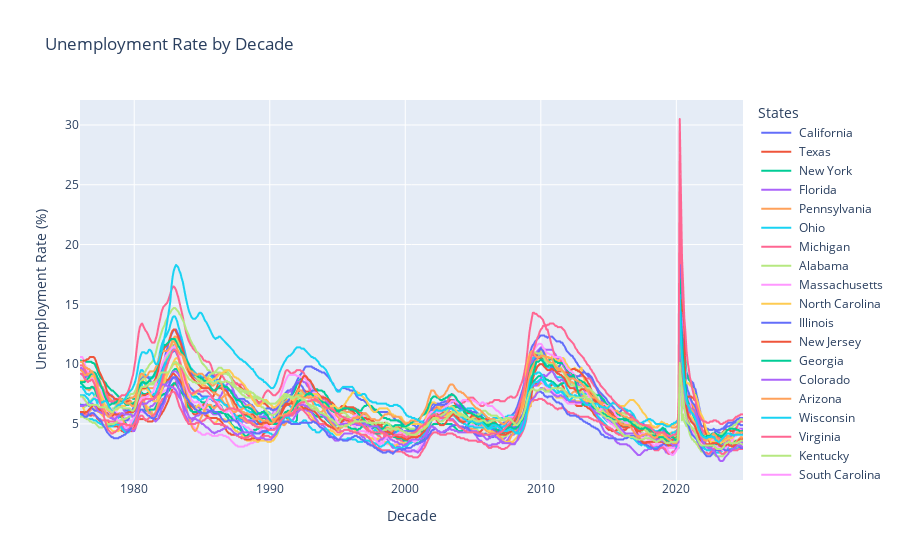

The notebook cell this image was saved under:
### Code cell
#States Unemployment Rate Plot
fig = px.line(unemp_states, title='Unemployment Rate by Decade', labels={"variable": "States"})

# Update the x and y axis titles
fig.update_layout(
    
    xaxis_title='Decade',  # Set the x-axis title
    yaxis_title='Unemployment Rate (%)'  # Set the y-axis title
)

# Show the plot
fig.show()

### Figure 1 — Plotly figure (JSON) as saved in the notebook; plotly's stock layout.template omitted (floating-point values rounded to 4 significant figures; data arrays with more than 128 entries replaced by an {"elided": "..."} marker saying what was removed)
{"data": [{"hovertemplate": "States= California<br>index=%{x}<br>value=%{y}<extra></extra>", "legendgroup": " California", "line": {"color": "#636efa", "dash": "solid"}, "marker": {"symbol": "circle"}, "mode": "lines", "name": " California", "showlegend": true, "type": "scattergl", "x": {"elided": "588 str values"}, "xaxis": "x", "y": {"elided": "588 float values"}, "yaxis": "y"}, {"hovertemplate": "States= Texas<br>index=%{x}<br>value=%{y}<extra></extra>", "legendgroup": " Texas", "line": {"color": "#EF553B", "dash": "solid"}, "marker": {"symbol": "circle"}, "mode": "lines", "name": " Texas", "showlegend": true, "type": "scattergl", "x": {"elided": "588 str values"}, "xaxis": "x", "y": {"elided": "588 float values"}, "yaxis": "y"}, {"hovertemplate": "States= New York<br>index=%{x}<br>value=%{y}<extra></extra>", "legendgroup": " New York", "line": {"color": "#00cc96", "dash": "solid"}, "marker": {"symbol": "circle"}, "mode": "lines", "name": " New York", "showlegend": true, "type": "scattergl", "x": {"elided": "588 str values"}, "xaxis": "x", "y": {"elided": "588 float values"}, "yaxis": "y"}, {"hovertemplate": "States= Florida<br>index=%{x}<br>value=%{y}<extra></extra>", "legendgroup": " Florida", "line": {"color": "#ab63fa", "dash": "solid"}, "marker": {"symbol": "circle"}, "mode": "lines", "name": " Florida", "showlegend": true, "type": "scattergl", "x": {"elided": "588 str values"}, "xaxis": "x", "y": {"elided": "588 float values"}, "yaxis": "y"}, {"hovertemplate": "States= Pennsylvania<br>index=%{x}<br>value=%{y}<extra></extra>", "legendgroup": " Pennsylvania", "line": {"color": "#FFA15A", "dash": "solid"}, "marker": {"symbol": "circle"}, "mode": "lines", "name": " Pennsylvania", "showlegend": true, "type": "scattergl", "x": {"elided": "588 str values"}, "xaxis": "x", "y": {"elided": "588 float values"}, "yaxis": "y"}, {"hovertemplate": "States= Ohio<br>index=%{x}<br>value=%{y}<extra></extra>", "legendgroup": " Ohio", "line": {"color": "#19d3f3", "dash": "solid"}, "marker": {"symbol": "circle"}, "mode": "lines", "name": " Ohio", "showlegend": true, "type": "scattergl", "x": {"elided": "588 str values"}, "xaxis": "x", "y": {"elided": "588 float values"}, "yaxis": "y"}, {"hovertemplate": "States= Michigan<br>index=%{x}<br>value=%{y}<extra></extra>", "legendgroup": " Michigan", "line": {"color": "#FF6692", "dash": "solid"}, "marker": {"symbol": "circle"}, "mode": "lines", "name": " Michigan", "showlegend": true, "type": "scattergl", "x": {"elided": "588 str values"}, "xaxis": "x", "y": {"elided": "588 float values"}, "yaxis": "y"}, {"hovertemplate": "States= Alabama<br>index=%{x}<br>value=%{y}<extra></extra>", "legendgroup": " Alabama", "line": {"color": "#B6E880", "dash": "solid"}, "marker": {"symbol": "circle"}, "mode": "lines", "name": " Alabama", "showlegend": true, "type": "scattergl", "x": {"elided": "588 str values"}, "xaxis": "x", "y": {"elided": "588 float values"}, "yaxis": "y"}, {"hovertemplate": "States= Massachusetts<br>index=%{x}<br>value=%{y}<extra></extra>", "legendgroup": " Massachusetts", "line": {"color": "#FF97FF", "dash": "solid"}, "marker": {"symbol": "circle"}, "mode": "lines", "name": " Massachusetts", "showlegend": true, "type": "scattergl", "x": {"elided": "588 str values"}, "xaxis": "x", "y": {"elided": "588 float values"}, "yaxis": "y"}, {"hovertemplate": "States= North Carolina<br>index=%{x}<br>value=%{y}<extra></extra>", "legendgroup": " North Carolina", "line": {"color": "#FECB52", "dash": "solid"}, "marker": {"symbol": "circle"}, "mode": "lines", "name": " North Carolina", "showlegend": true, "type": "scattergl", "x": {"elided": "588 str values"}, "xaxis": "x", "y": {"elided": "588 float values"}, "yaxis": "y"}, {"hovertemplate": "States= Illinois<br>index=%{x}<br>value=%{y}<extra></extra>", "legendgroup": " Illinois", "line": {"color": "#636efa", "dash": "solid"}, "marker": {"symbol": "circle"}, "mode": "lines", "name": " Illinois", "showlegend": true, "type": "scattergl", "x": {"elided": "588 str values"}, "xaxis": "x", "y": {"elided": "588 float values"}, "yaxis": "y"}, {"hovertemplate": "States= New Jersey<br>index=%{x}<br>value=%{y}<extra></extra>", "legendgroup": " New Jersey", "line": {"color": "#EF553B", "dash": "solid"}, "marker": {"symbol": "circle"}, "mode": "lines", "name": " New Jersey", "showlegend": true, "type": "scattergl", "x": {"elided": "588 str values"}, "xaxis": "x", "y": {"elided": "588 float values"}, "yaxis": "y"}, {"hovertemplate": "States= Georgia<br>index=%{x}<br>value=%{y}<extra></extra>", "legendgroup": " Georgia", "line": {"color": "#00cc96", "dash": "solid"}, "marker": {"symbol": "circle"}, "mode": "lines", "name": " Georgia", "showlegend": true, "type": "scattergl", "x": {"elided": "588 str values"}, "xaxis": "x", "y": {"elided": "588 float values"}, "yaxis": "y"}, {"hovertemplate": "States= Colorado<br>index=%{x}<br>value=%{y}<extra></extra>", "legendgroup": " Colorado", "line": {"color": "#ab63fa", "dash": "solid"}, "marker": {"symbol": "circle"}, "mode": "lines", "name": " Colorado", "showlegend": true, "type": "scattergl", "x": {"elided": "588 str values"}, "xaxis": "x", "y": {"elided": "588 float values"}, "yaxis": "y"}, {"hovertemplate": "States= Arizona<br>index=%{x}<br>value=%{y}<extra></extra>", "legendgroup": " Arizona", "line": {"color": "#FFA15A", "dash": "solid"}, "marker": {"symbol": "circle"}, "mode": "lines", "name": " Arizona", "showlegend": true, "type": "scattergl", "x": {"elided": "588 str values"}, "xaxis": "x", "y": {"elided": "588 float values"}, "yaxis": "y"}, {"hovertemplate": "States= Wisconsin<br>index=%{x}<br>value=%{y}<extra></extra>", "legendgroup": " Wisconsin", "line": {"color": "#19d3f3", "dash": "solid"}, "marker": {"symbol": "circle"}, "mode": "lines", "name": " Wisconsin", "showlegend": true, "type": "scattergl", "x": {"elided": "588 str values"}, "xaxis": "x", "y": {"elided": "588 float values"}, "yaxis": "y"}, {"hovertemplate": "States= Virginia<br>index=%{x}<br>value=%{y}<extra></extra>", "legendgroup": " Virginia", "line": {"color": "#FF6692", "dash": "solid"}, "marker": {"symbol": "circle"}, "mode": "lines", "name": " Virginia", "showlegend": true, "type": "scattergl", "x": {"elided": "588 str values"}, "xaxis": "x", "y": {"elided": "588 float values"}, "yaxis": "y"}, {"hovertemplate": "States= Kentucky<br>index=%{x}<br>value=%{y}<extra></extra>", "legendgroup": " Kentucky", "line": {"color": "#B6E880", "dash": "solid"}, "marker": {"symbol": "circle"}, "mode": "lines", "name": " Kentucky", "showlegend": true, "type": "scattergl", "x": {"elided": "588 str values"}, "xaxis": "x", "y": {"elided": "588 float values"}, "yaxis": "y"}, {"hovertemplate": "States= South Carolina<br>index=%{x}<br>value=%{y}<extra></extra>", "legendgroup": " South Carolina", "line": {"color": "#FF97FF", "dash": "solid"}, "marker": {"symbol": "circle"}, "mode": "lines", "name": " South Carolina", "showlegend": true, "type": "scattergl", "x": {"elided": "588 str values"}, "xaxis": "x", "y": {"elided": "588 float values"}, "yaxis": "y"}, {"hovertemplate": "States= New Mexico<br>index=%{x}<br>value=%{y}<extra></extra>", "legendgroup": " New Mexico", "line": {"color": "#FECB52", "dash": "solid"}, "marker": {"symbol": "circle"}, "mode": "lines", "name": " New Mexico", "showlegend": true, "type": "scattergl", "x": {"elided": "588 str values"}, "xaxis": "x", "y": {"elided": "588 float values"}, "yaxis": "y"}, {"hovertemplate": "States= Minnesota<br>index=%{x}<br>value=%{y}<extra></extra>", "legendgroup": " Minnesota", "line": {"color": "#636efa", "dash": "solid"}, "marker": {"symbol": "circle"}, "mode": "lines", "name": " Minnesota", "showlegend": true, "type": "scattergl", "x": {"elided": "588 str values"}, "xaxis": "x", "y": {"elided": "588 float values"}, "yaxis": "y"}, {"hovertemplate": "States= Tennessee<br>index=%{x}<br>value=%{y}<extra></extra>", "legendgroup": " Tennessee", "line": {"color": "#EF553B", "dash": "solid"}, "marker": {"symbol": "circle"}, "mode": "lines", "name": " Tennessee", "showlegend": true, "type": "scattergl", "x": {"elided": "588 str values"}, "xaxis": "x", "y": {"elided": "588 float values"}, "yaxis": "y"}, {"hovertemplate": "States= Washington<br>index=%{x}<br>value=%{y}<extra></extra>", "legendgroup": " Washington", "line": {"color": "#00cc96", "dash": "solid"}, "marker": {"symbol": "circle"}, "mode": "lines", "name": " Washington", "showlegend": true, "type": "scattergl", "x": {"elided": "588 str values"}, "xaxis": "x", "y": {"elided": "588 float values"}, "yaxis": "y"}, {"hovertemplate": "States= Maryland<br>index=%{x}<br>value=%{y}<extra></extra>", "legendgroup": " Maryland", "line": {"color": "#ab63fa", "dash": "solid"}, "marker": {"symbol": "circle"}, "mode": "lines", "name": " Maryland", "showlegend": true, "type": "scattergl", "x": {"elided": "588 str values"}, "xaxis": "x", "y": {"elided": "588 float values"}, "yaxis": "y"}, {"hovertemplate": "States= Oregon<br>index=%{x}<br>value=%{y}<extra></extra>", "legendgroup": " Oregon", "line": {"color": "#FFA15A", "dash": "solid"}, "marker": {"symbol": "circle"}, "mode": "lines", "name": " Oregon", "showlegend": true, "type": "scattergl", "x": {"elided": "588 str values"}, "xaxis": "x", "y": {"elided": "588 float values"}, "yaxis": "y"}, {"hovertemplate": "States= West Virginia<br>index=%{x}<br>value=%{y}<extra></extra>", "legendgroup": " West Virginia", "line": {"color": "#19d3f3", "dash": "solid"}, "marker": {"symbol": "circle"}, "mode": "lines", "name": " West Virginia", "showlegend": true, "type": "scattergl", "x": {"elided": "588 str values"}, "xaxis": "x", "y": {"elided": "588 float values"}, "yaxis": "y"}, {"hovertemplate": "States= Nevada<br>index=%{x}<br>value=%{y}<extra></extra>", "legendgroup": " Nevada", "line": {"color": "#FF6692", "dash": "solid"}, "marker": {"symbol": "circle"}, "mode": "lines", "name": " Nevada", "showlegend": true, "type": "scattergl", "x": {"elided": "588 str values"}, "xaxis": "x", "y": {"elided": "588 float values"}, "yaxis": "y"}, {"hovertemplate": "States= Arkansas<br>index=%{x}<br>value=%{y}<extra></extra>", "legendgroup": " Arkansas", "line": {"color": "#B6E880", "dash": "solid"}, "marker": {"symbol": "circle"}, "mode": "lines", "name": " Arkansas", "showlegend": true, "type": "scattergl", "x": {"elided": "588 str values"}, "xaxis": "x", "y": {"elided": "588 float values"}, "yaxis": "y"}], "layout": {"autosize": true, "legend": {"title": {"text": "States"}, "tracegroupgap": 0}, "title": {"text": "Unemployment Rate by Decade"}, "xaxis": {"anchor": "y", "autorange": true, "domain": [0, 1], "range": ["1976-01-01", "2024-12-01"], "title": {"text": "Decade"}, "type": "date"}, "yaxis": {"anchor": "x", "autorange": true, "domain": [0, 1], "range": [0.3111, 32.09], "title": {"text": "Unemployment Rate (%)"}, "type": "linear"}}}
